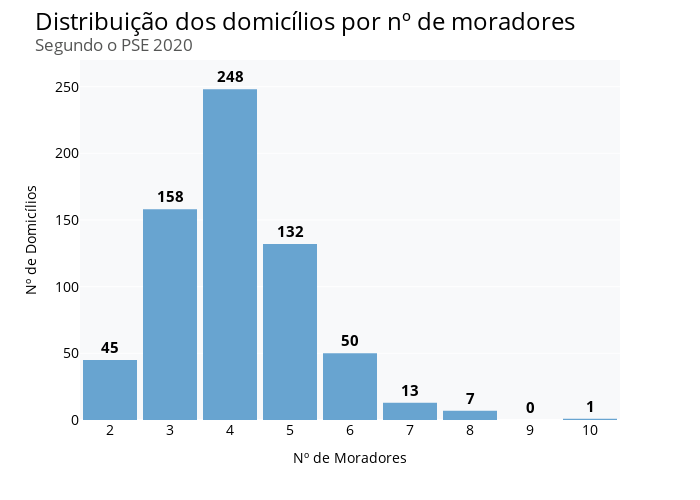

Source (notebook cell):
### Code cell
domicilio_n_moradores = dados.V104_max.value_counts().to_frame()
domicilio_n_moradores.loc["1"], domicilio_n_moradores.loc["9"] = 0, 0
domicilio_n_moradores = domicilio_n_moradores.reset_index()
domicilio_n_moradores.columns = ["Nº de Moradores", "Nº de Domicílios"]

fig = px.histogram(domicilio_n_moradores, x="Nº de Moradores", y="Nº de Domicílios", 
                   text_auto=True, color_discrete_sequence=["#68a4d0"], nbins= 10)

# Ajustando o layout do gráfico
fig.update_layout(width=700, height=500, font_family = 'Open Sans', font_color= "black", 
                  title_font_color= "black", title_font_size=24, title_text='Distribuição dos domicílios por nº de moradores' + 
                  '<br><sup size=1 style="color:#555655">Segundo o PSE 2020</sup>', 
                  xaxis_title='Nº de Moradores', yaxis_title='Nº de Domicílios',
                  xaxis_tickfont_size=14, yaxis_tickfont_size=14, yaxis_range = [0,270], 
                  plot_bgcolor= "#f8f9fa", showlegend=False, bargap=0.1)

fig.update_xaxes(tickmode='array', tickvals=np.arange(1,11))
fig.update_traces(textfont_size=15, textposition="outside", texttemplate='<b>%{y}</b>', cliponaxis=False)

fig.show()

### Figure 1 — Plotly figure (JSON) as saved in the notebook; plotly's stock layout.template omitted (floating-point values rounded to 4 significant figures)
{"data": [{"alignmentgroup": "True", "bingroup": "x", "cliponaxis": false, "histfunc": "sum", "hovertemplate": "Nº de Moradores=%{x}<br>sum of Nº de Domicílios=%{y}<extra></extra>", "legendgroup": "", "marker": {"color": "#68a4d0", "pattern": {"shape": ""}}, "name": "", "nbinsx": 10, "offsetgroup": "", "orientation": "v", "showlegend": false, "textfont": {"size": 15}, "textposition": "outside", "texttemplate": "<b>%{y}</b>", "type": "histogram", "x": [4, 3, 5, 6, 2, 7, 8, 10, "1", "9"], "xaxis": "x", "y": [248, 158, 132, 50, 45, 13, 7, 1, 0, 0], "yaxis": "y"}], "layout": {"bargap": 0.1, "barmode": "relative", "font": {"color": "black", "family": "Open Sans"}, "height": 500, "legend": {"tracegroupgap": 0}, "margin": {"t": 60}, "plot_bgcolor": "#f8f9fa", "showlegend": false, "title": {"font": {"color": "black", "size": 24}, "text": "Distribuição dos domicílios por nº de moradores<br><sup size=1 style=\"color:#555655\">Segundo o PSE 2020</sup>"}, "width": 700, "xaxis": {"anchor": "y", "domain": [0, 1], "tickfont": {"size": 14}, "tickmode": "array", "tickvals": [1, 2, 3, 4, 5, 6, 7, 8, 9, 10], "title": {"text": "Nº de Moradores"}}, "yaxis": {"anchor": "x", "domain": [0, 1], "range": [0, 270], "tickfont": {"size": 14}, "title": {"text": "Nº de Domicílios"}}}}
